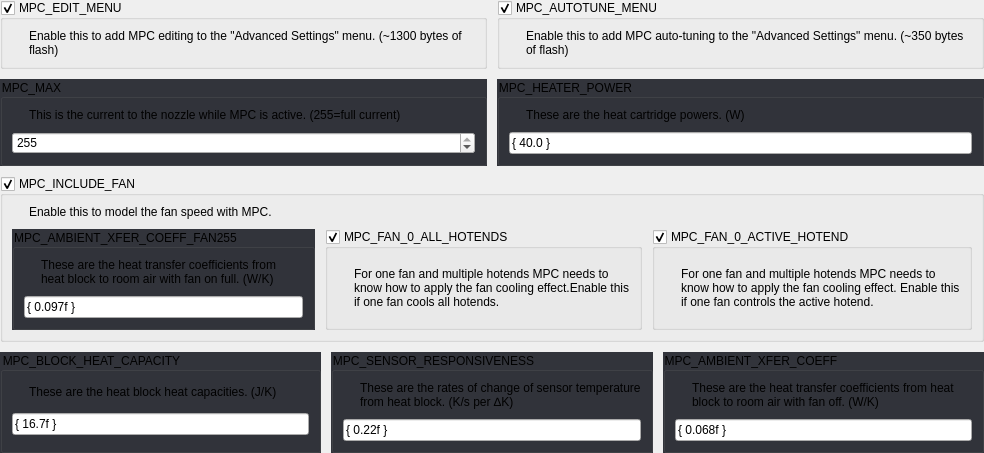
       <widget class="QWidget" name="widget_12" native="true">
        <layout class="QGridLayout" name="gridLayout_131" columnstretch="1,1">
         <property name="leftMargin">
          <number>0</number>
         </property>
         <property name="topMargin">
          <number>0</number>
         </property>
         <property name="rightMargin">
          <number>0</number>
         </property>
         <property name="bottomMargin">
          <number>0</number>
         </property>
         <property name="spacing">
          <number>10</number>
         </property>
         <item row="0" column="0">
          <widget class="QGroupBox" name="uMpcEditMenuBox">
           <property name="focusPolicy">
            <enum>Qt::StrongFocus</enum>
           </property>
           <property name="title">
            <string>MPC_EDIT_MENU</string>
           </property>
           <property name="checkable">
            <bool>true</bool>
           </property>
           <layout class="QGridLayout" name="gridLayout_151">
            <property name="spacing">
             <number>10</number>
            </property>
            <item row="0" column="0">
             <widget class="QLabel" name="label_181">
              <property name="sizePolicy">
               <sizepolicy hsizetype="Fixed" vsizetype="Fixed">
                <horstretch>0</horstretch>
                <verstretch>0</verstretch>
               </sizepolicy>
              </property>
              <property name="text">
               <string/>
              </property>
              <property name="pixmap">
               <pixmap resource="../resources/resources.qrc">:/info_FILL0_wght100_GRAD0_opsz20.svg</pixmap>
              </property>
             </widget>
            </item>
            <item row="0" column="1">
             <widget class="QLabel" name="label_182">
              <property name="text">
               <string>Enable this to add MPC editing to the &quot;Advanced Settings&quot; menu. (~1300 bytes of flash)</string>
              </property>
              <property name="wordWrap">
               <bool>true</bool>
              </property>
             </widget>
            </item>
           </layout>
          </widget>
         </item>
         <item row="1" column="1">
          <widget class="QGroupBox" name="groupBox_23">
           <property name="focusPolicy">
            <enum>Qt::StrongFocus</enum>
           </property>
           <property name="styleSheet">
            <string notr="true">QGroupBox:!disabled {
	background: rgb(50, 52, 59);
}</string>
           </property>
           <property name="title">
            <string>MPC_HEATER_POWER</string>
           </property>
           <layout class="QGridLayout" name="gridLayout_137">
            <property name="spacing">
             <number>10</number>
            </property>
            <item row="0" column="1">
             <widget class="QLabel" name="label_178">
              <property name="text">
               <string>These are the heat cartridge powers. (W)</string>
              </property>
              <property name="wordWrap">
               <bool>true</bool>
              </property>
             </widget>
            </item>
            <item row="0" column="0">
             <widget class="QLabel" name="label_177">
              <property name="sizePolicy">
               <sizepolicy hsizetype="Fixed" vsizetype="Fixed">
                <horstretch>0</horstretch>
                <verstretch>0</verstretch>
               </sizepolicy>
              </property>
              <property name="text">
               <string/>
              </property>
              <property name="pixmap">
               <pixmap resource="../resources/resources.qrc">:/info_FILL0_wght100_GRAD0_opsz20.svg</pixmap>
              </property>
             </widget>
            </item>
            <item row="1" column="0" colspan="2">
             <widget class="QLineEdit" name="uMpcHeaterPowerEdit">
              <property name="text">
               <string>{ 40.0 }</string>
              </property>
             </widget>
            </item>
           </layout>
          </widget>
         </item>
         <item row="0" column="1">
          <widget class="QGroupBox" name="uMpcAutotuneMenuBox">
           <property name="focusPolicy">
            <enum>Qt::StrongFocus</enum>
           </property>
           <property name="title">
            <string>MPC_AUTOTUNE_MENU</string>
           </property>
           <property name="checkable">
            <bool>true</bool>
           </property>
           <layout class="QGridLayout" name="gridLayout_150">
            <property name="spacing">
             <number>10</number>
            </property>
            <item row="0" column="0">
             <widget class="QLabel" name="label_179">
              <property name="sizePolicy">
               <sizepolicy hsizetype="Fixed" vsizetype="Fixed">
                <horstretch>0</horstretch>
                <verstretch>0</verstretch>
               </sizepolicy>
              </property>
              <property name="text">
               <string/>
              </property>
              <property name="pixmap">
               <pixmap resource="../resources/resources.qrc">:/info_FILL0_wght100_GRAD0_opsz20.svg</pixmap>
              </property>
             </widget>
            </item>
            <item row="0" column="1">
             <widget class="QLabel" name="label_180">
              <property name="text">
               <string>Enable this to add MPC auto-tuning to the &quot;Advanced Settings&quot; menu. (~350 bytes of flash)</string>
              </property>
              <property name="wordWrap">
               <bool>true</bool>
              </property>
             </widget>
            </item>
           </layout>
          </widget>
         </item>
         <item row="1" column="0">
          <widget class="QGroupBox" name="groupBox_45">
           <property name="focusPolicy">
            <enum>Qt::StrongFocus</enum>
           </property>
           <property name="styleSheet">
            <string notr="true">QGroupBox:!disabled {
	background: rgb(50, 52, 59);
}</string>
           </property>
           <property name="title">
            <string>MPC_MAX</string>
           </property>
           <layout class="QGridLayout" name="gridLayout_136">
            <property name="spacing">
             <number>10</number>
            </property>
            <item row="0" column="0">
             <widget class="QLabel" name="label_175">
              <property name="sizePolicy">
               <sizepolicy hsizetype="Fixed" vsizetype="Fixed">
                <horstretch>0</horstretch>
                <verstretch>0</verstretch>
               </sizepolicy>
              </property>
              <property name="text">
               <string/>
              </property>
              <property name="pixmap">
               <pixmap resource="../resources/resources.qrc">:/info_FILL0_wght100_GRAD0_opsz20.svg</pixmap>
              </property>
             </widget>
            </item>
            <item row="0" column="1">
             <widget class="QLabel" name="label_176">
              <property name="text">
               <string>This is the current to the nozzle while MPC is active. (255=full current)</string>
              </property>
              <property name="wordWrap">
               <bool>true</bool>
              </property>
             </widget>
            </item>
            <item row="1" column="0" colspan="2">
             <widget class="QSpinBox" name="uMpcMaxSpinBox">
              <property name="maximum">
               <number>255</number>
              </property>
              <property name="stepType">
               <enum>QAbstractSpinBox::AdaptiveDecimalStepType</enum>
              </property>
              <property name="value">
               <number>255</number>
              </property>
             </widget>
            </item>
           </layout>
          </widget>
         </item>
         <item row="2" column="0" colspan="2">
          <widget class="QGroupBox" name="uMpcIncludeFanBox">
           <property name="focusPolicy">
            <enum>Qt::StrongFocus</enum>
           </property>
           <property name="title">
            <string>MPC_INCLUDE_FAN</string>
           </property>
           <property name="checkable">
            <bool>true</bool>
           </property>
           <layout class="QGridLayout" name="gridLayout_132" columnstretch="1,0,0">
            <property name="spacing">
             <number>10</number>
            </property>
            <item row="1" column="0" colspan="3">
             <widget class="QWidget" name="widget_16" native="true">
              <layout class="QGridLayout" name="gridLayout_152">
               <property name="leftMargin">
                <number>0</number>
               </property>
               <property name="topMargin">
                <number>0</number>
               </property>
               <property name="rightMargin">
                <number>0</number>
               </property>
               <property name="bottomMargin">
                <number>0</number>
               </property>
               <property name="spacing">
                <number>10</number>
               </property>
               <item row="0" column="1">
                <widget class="QGroupBox" name="uMpcFan0AllHotendsBox">
                 <property name="focusPolicy">
                  <enum>Qt::StrongFocus</enum>
                 </property>
                 <property name="title">
                  <string>MPC_FAN_0_ALL_HOTENDS</string>
                 </property>
                 <property name="checkable">
                  <bool>true</bool>
                 </property>
                 <layout class="QGridLayout" name="gridLayout_148">
                  <property name="spacing">
                   <number>10</number>
                  </property>
                  <item row="0" column="0">
                   <widget class="QLabel" name="label_171">
                    <property name="sizePolicy">
                     <sizepolicy hsizetype="Fixed" vsizetype="Fixed">
                      <horstretch>0</horstretch>
                      <verstretch>0</verstretch>
                     </sizepolicy>
                    </property>
                    <property name="text">
                     <string/>
                    </property>
                    <property name="pixmap">
                     <pixmap resource="../resources/resources.qrc">:/info_FILL0_wght100_GRAD0_opsz20.svg</pixmap>
                    </property>
                   </widget>
                  </item>
                  <item row="0" column="1">
                   <widget class="QLabel" name="label_172">
                    <property name="text">
                     <string>For one fan and multiple hotends MPC needs to know how to apply the fan cooling effect.Enable this if one fan cools all hotends.</string>
                    </property>
                    <property name="wordWrap">
                     <bool>true</bool>
                    </property>
                   </widget>
                  </item>
                 </layout>
                </widget>
               </item>
               <item row="0" column="0">
                <widget class="QGroupBox" name="groupBox_51">
                 <property name="focusPolicy">
                  <enum>Qt::StrongFocus</enum>
                 </property>
                 <property name="styleSheet">
                  <string notr="true">QGroupBox:!disabled {
	background: rgb(50, 52, 59);
}</string>
                 </property>
                 <property name="title">
                  <string>MPC_AMBIENT_XFER_COEFF_FAN255</string>
                 </property>
                 <layout class="QGridLayout" name="gridLayout_141">
                  <property name="spacing">
                   <number>10</number>
                  </property>
                  <item row="0" column="0">
                   <widget class="QLabel" name="label_169">
                    <property name="sizePolicy">
                     <sizepolicy hsizetype="Fixed" vsizetype="Fixed">
                      <horstretch>0</horstretch>
                      <verstretch>0</verstretch>
                     </sizepolicy>
                    </property>
                    <property name="text">
                     <string/>
                    </property>
                    <property name="pixmap">
                     <pixmap resource="../resources/resources.qrc">:/info_FILL0_wght100_GRAD0_opsz20.svg</pixmap>
                    </property>
                   </widget>
                  </item>
                  <item row="0" column="1">
                   <widget class="QLabel" name="label_170">
                    <property name="text">
                     <string>These are the heat transfer coefficients from heat block to room air with fan on full. (W/K)</string>
                    </property>
                    <property name="wordWrap">
                     <bool>true</bool>
                    </property>
                   </widget>
                  </item>
                  <item row="1" column="0" colspan="2">
                   <widget class="QLineEdit" name="uMpcAmbientXferCoeffFan255Edit">
                    <property name="text">
                     <string>{ 0.097f }</string>
                    </property>
                   </widget>
                  </item>
                 </layout>
                </widget>
               </item>
               <item row="0" column="2">
                <widget class="QGroupBox" name="uMpcFan0ActiveHotendBox">
                 <property name="focusPolicy">
                  <enum>Qt::StrongFocus</enum>
                 </property>
                 <property name="title">
                  <string>MPC_FAN_0_ACTIVE_HOTEND</string>
                 </property>
                 <property name="checkable">
                  <bool>true</bool>
                 </property>
                 <layout class="QGridLayout" name="gridLayout_149">
                  <property name="spacing">
                   <number>10</number>
                  </property>
                  <item row="0" column="0">
                   <widget class="QLabel" name="label_173">
                    <property name="sizePolicy">
                     <sizepolicy hsizetype="Fixed" vsizetype="Fixed">
                      <horstretch>0</horstretch>
                      <verstretch>0</verstretch>
                     </sizepolicy>
                    </property>
                    <property name="text">
                     <string/>
                    </property>
                    <property name="pixmap">
                     <pixmap resource="../resources/resources.qrc">:/info_FILL0_wght100_GRAD0_opsz20.svg</pixmap>
                    </property>
                   </widget>
                  </item>
                  <item row="0" column="1">
                   <widget class="QLabel" name="label_174">
                    <property name="text">
                     <string>For one fan and multiple hotends MPC needs to know how to apply the fan cooling effect. Enable this if one fan controls the active hotend.</string>
                    </property>
                    <property name="wordWrap">
                     <bool>true</bool>
                    </property>
                   </widget>
                  </item>
                 </layout>
                </widget>
               </item>
              </layout>
             </widget>
            </item>
            <item row="0" column="1" colspan="2">
             <widget class="QLabel" name="label_186">
              <property name="text">
               <string>Enable this to model the fan speed with MPC.</string>
              </property>
              <property name="wordWrap">
               <bool>true</bool>
              </property>
             </widget>
            </item>
            <item row="0" column="0">
             <widget class="QLabel" name="label_185">
              <property name="sizePolicy">
               <sizepolicy hsizetype="Fixed" vsizetype="Fixed">
                <horstretch>0</horstretch>
                <verstretch>0</verstretch>
               </sizepolicy>
              </property>
              <property name="text">
               <string/>
              </property>
              <property name="pixmap">
               <pixmap resource="../resources/resources.qrc">:/info_FILL0_wght100_GRAD0_opsz20.svg</pixmap>
              </property>
             </widget>
            </item>
           </layout>
          </widget>
         </item>
         <item row="3" column="0" colspan="2">
          <widget class="QWidget" name="widget_15" native="true">
           <layout class="QGridLayout" name="gridLayout_135" columnstretch="1,1,1">
            <property name="leftMargin">
             <number>0</number>
            </property>
            <property name="topMargin">
             <number>0</number>
            </property>
            <property name="rightMargin">
             <number>0</number>
            </property>
            <property name="bottomMargin">
             <number>0</number>
            </property>
            <property name="spacing">
             <number>10</number>
            </property>
            <item row="0" column="1">
             <widget class="QGroupBox" name="groupBox_60">
              <property name="focusPolicy">
               <enum>Qt::StrongFocus</enum>
              </property>
              <property name="styleSheet">
               <string notr="true">QGroupBox:!disabled {
	background: rgb(50, 52, 59);
}</string>
              </property>
              <property name="title">
               <string>MPC_SENSOR_RESPONSIVENESS</string>
              </property>
              <layout class="QGridLayout" name="gridLayout_139">
               <property name="spacing">
                <number>10</number>
               </property>
               <item row="0" column="0">
                <widget class="QLabel" name="label_165">
                 <property name="sizePolicy">
                  <sizepolicy hsizetype="Fixed" vsizetype="Fixed">
                   <horstretch>0</horstretch>
                   <verstretch>0</verstretch>
                  </sizepolicy>
                 </property>
                 <property name="text">
                  <string/>
                 </property>
                 <property name="pixmap">
                  <pixmap resource="../resources/resources.qrc">:/info_FILL0_wght100_GRAD0_opsz20.svg</pixmap>
                 </property>
                </widget>
               </item>
               <item row="0" column="1">
                <widget class="QLabel" name="label_166">
                 <property name="text">
                  <string>These are the rates of change of sensor temperature from heat block. (K/s per ∆K)</string>
                 </property>
                 <property name="wordWrap">
                  <bool>true</bool>
                 </property>
                </widget>
               </item>
               <item row="1" column="0" colspan="2">
                <widget class="QLineEdit" name="uMpcSensorResponsivenessEdit">
                 <property name="text">
                  <string>{ 0.22f }</string>
                 </property>
                </widget>
               </item>
              </layout>
             </widget>
            </item>
            <item row="0" column="0">
             <widget class="QGroupBox" name="groupBox_59">
              <property name="focusPolicy">
               <enum>Qt::StrongFocus</enum>
              </property>
              <property name="styleSheet">
               <string notr="true">QGroupBox:!disabled {
	background: rgb(50, 52, 59);
}</string>
              </property>
              <property name="title">
               <string>MPC_BLOCK_HEAT_CAPACITY</string>
              </property>
              <layout class="QGridLayout" name="gridLayout_140">
               <property name="spacing">
                <number>10</number>
               </property>
               <item row="0" column="0">
                <widget class="QLabel" name="label_163">
                 <property name="sizePolicy">
                  <sizepolicy hsizetype="Fixed" vsizetype="Fixed">
                   <horstretch>0</horstretch>
                   <verstretch>0</verstretch>
                  </sizepolicy>
                 </property>
                 <property name="text">
                  <string/>
                 </property>
                 <property name="pixmap">
                  <pixmap resource="../resources/resources.qrc">:/info_FILL0_wght100_GRAD0_opsz20.svg</pixmap>
                 </property>
                </widget>
               </item>
               <item row="0" column="1">
                <widget class="QLabel" name="label_164">
                 <property name="text">
                  <string>These are the heat block heat capacities. (J/K)</string>
                 </property>
                 <property name="wordWrap">
                  <bool>true</bool>
                 </property>
                </widget>
               </item>
               <item row="1" column="0" colspan="2">
                <widget class="QLineEdit" name="uMpcBlockHeatCapacityEdit">
                 <property name="text">
                  <string>{ 16.7f }</string>
                 </property>
                </widget>
               </item>
              </layout>
             </widget>
            </item>
            <item row="0" column="2">
             <widget class="QGroupBox" name="groupBox_61">
              <property name="focusPolicy">
               <enum>Qt::StrongFocus</enum>
              </property>
              <property name="styleSheet">
               <string notr="true">QGroupBox:!disabled {
	background: rgb(50, 52, 59);
}</string>
              </property>
              <property name="title">
               <string>MPC_AMBIENT_XFER_COEFF</string>
              </property>
              <layout class="QGridLayout" name="gridLayout_138">
               <property name="spacing">
                <number>10</number>
               </property>
               <item row="0" column="0">
                <widget class="QLabel" name="label_167">
                 <property name="sizePolicy">
                  <sizepolicy hsizetype="Fixed" vsizetype="Fixed">
                   <horstretch>0</horstretch>
                   <verstretch>0</verstretch>
                  </sizepolicy>
                 </property>
                 <property name="text">
                  <string/>
                 </property>
                 <property name="pixmap">
                  <pixmap resource="../resources/resources.qrc">:/info_FILL0_wght100_GRAD0_opsz20.svg</pixmap>
                 </property>
                </widget>
               </item>
               <item row="0" column="1">
                <widget class="QLabel" name="label_168">
                 <property name="text">
                  <string>These are the heat transfer coefficients from heat block to room air with fan off. (W/K)</string>
                 </property>
                 <property name="wordWrap">
                  <bool>true</bool>
                 </property>
                </widget>
               </item>
               <item row="1" column="0" colspan="2">
                <widget class="QLineEdit" name="uMpcAmbientXferCoeffEdit">
                 <property name="text">
                  <string>{ 0.068f }</string>
                 </property>
                </widget>
               </item>
              </layout>
             </widget>
            </item>
           </layout>
          </widget>
         </item>
        </layout>
       </widget>
